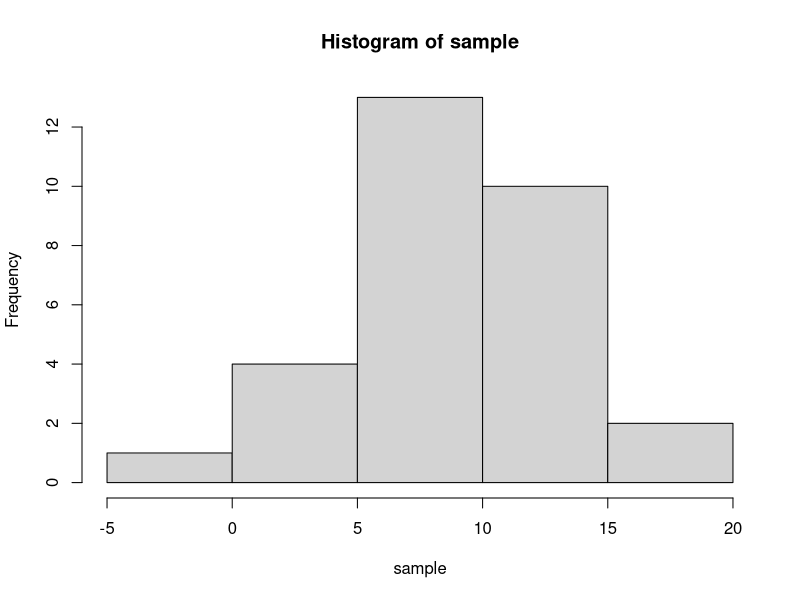
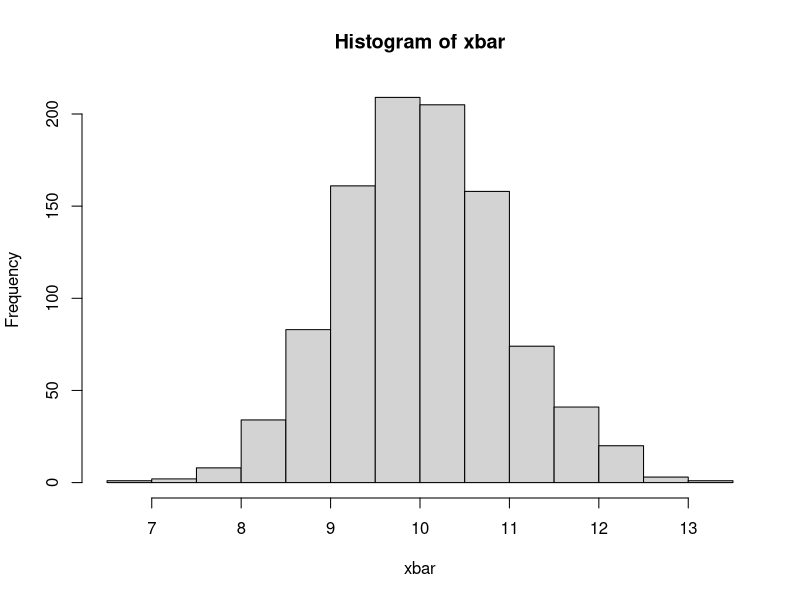

The R source for these figures, in order:
## ---- chunk 1
knitr::opts_chunk$set(echo = TRUE, warning = FALSE, message = FALSE, fig.align = "center", comment = NA)
library(tidyverse)
## ---- chunk 2

mu <- 10 # Population mean
sigma <- 5 # Population s.d.
n <- 30 # Sample size


# Generate a sample
sample <-  rnorm(n,mu,sigma)

# Looking at the sample (optional)
sample 

# Find the of the sample (xbar for the sample)
mean(sample)

# How does the samaple looks like?
hist(sample)


# Now repeat the above process 1000 times and find the average of means

xbar <- numeric(1000)

for (i in 1:1000){
  
  sample <- rnorm(n,mu,sigma)
  xbar[i] <- mean(sample) 
}

# How does the samaple MEAN looks like?
mean(xbar)
sd(xbar)
hist(xbar)

# End of simulation
## ---- chunk 3

p <- .07 # Population Propotion of interest
n <- 233 # Sample size 

#Check assumptions!!!
n*p > 10
n*(1-p) > 10


# Mean and the sd of the sampling distribution for phat
meanphat <- p
sdphat<- sqrt(p*(1-p)/n)

meanphat
sdphat

## ---- chunk 4

#less than for a normal
#pnorm(value,mean,sd)

pnorm(.06,meanphat,sdphat)

#greater than for a normal
#1-pnorm(value,mean,sd)

1-pnorm(.09,meanphat,sdphat)

#between for a normal
#pnorm(bigvalue,mean,sd)-pnorm(smallerval,mean,sd)

pnorm(.12,meanphat,sdphat)-pnorm(.08,meanphat,sdphat)

# Given the probability find the quantile
#qnorm(percentless,mean,sd)

qnorm(.9,meanphat,sdphat)

